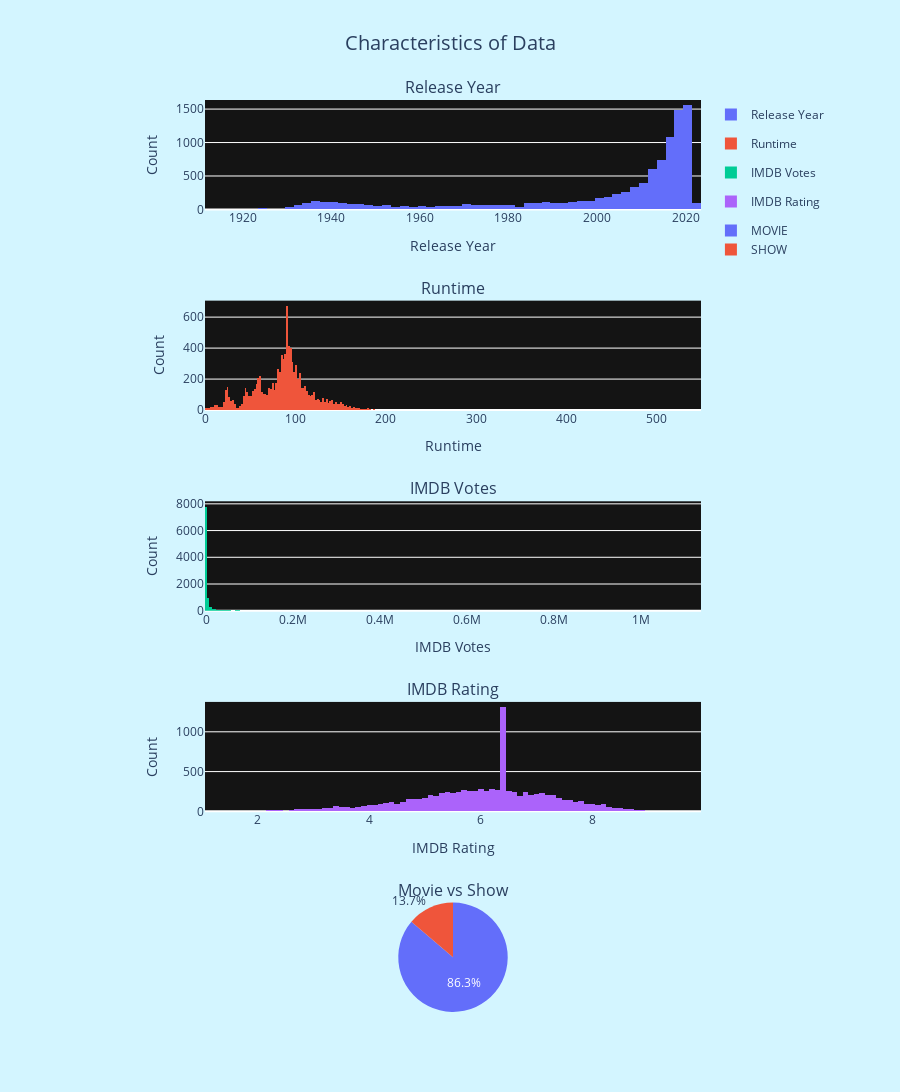

Write notebook code for a chart like this one.
### Markdown cell above
### Distribution of Characteristics of Data

### Code cell
fig = sp.make_subplots(
    rows = 5,
    cols = 1,
    subplot_titles=['Release Year',
                    'Runtime',
                    'IMDB Votes',
                    'IMDB Rating',
                    'Movie vs Show'],
    specs = [[{'type':'histogram'}],
             [{'type':'histogram'}],
             [{'type':'histogram'}],
             [{'type':'histogram'}],
             [{'type':'pie'}]]
)

release_year = go.Histogram(
    x=title.release_year,
    name = 'Release Year',
    legendgroup='Release Year'
)

runtime = go.Histogram(
    x=title.runtime,
    name = 'Runtime',
    legendgroup='Runtime'
)

imdb_votes = go.Histogram(
    x=title.imdb_votes,
    name = 'IMDB Votes',
    legendgroup='IMDB Votes'
)

imdb_rating = go.Histogram(
    x=title.imdb_score,
    name = 'IMDB Rating',
    legendgroup='IMDB Rating'
)

type_counts = title.type.value_counts().to_dict()
movie_show = go.Pie(
    labels=list(type_counts.keys()),
    values=list(type_counts.values()),
    name='Types',
    hoverinfo='label+value+percent',
    legendgroup='Types'
)

fig.add_trace(release_year, row=1,col=1)
fig.update_xaxes(title_text='Release Year',row=1,col=1)
fig.update_yaxes(title_text='Count',row=1,col=1)

fig.add_trace(runtime,row=2,col=1)
fig.update_xaxes(title_text='Runtime',row=2,col=1)
fig.update_yaxes(title_text='Count',row=2,col=1)

fig.add_trace(imdb_votes,row=3,col=1)
fig.update_xaxes(title_text='IMDB Votes',row=3,col=1)
fig.update_yaxes(title_text='Count',row=3,col=1)

fig.add_trace(imdb_rating,row=4,col=1)
fig.update_xaxes(title_text='IMDB Rating',row=4,col=1)
fig.update_yaxes(title_text='Count',row=4,col=1)

fig.add_trace(movie_show,row=5,col=1)

fig.update_layout(
    template='plotly',
    height=2000
)

fig.update(
    layout_title_text="Characteristics of Data",
    layout_title_font_size = 20,
    layout_title_x=0.5,
    layout_paper_bgcolor='rgb(211,245,255)',
    layout_plot_bgcolor='rgb(20,20,20)'
)

fig.show()

### Figure 1 — Plotly figure (JSON) as saved in the notebook; plotly's stock layout.template omitted (floating-point values rounded to 4 significant figures; data arrays with more than 128 entries replaced by an {"elided": "..."} marker saying what was removed)
{"data": [{"legendgroup": "Release Year", "name": "Release Year", "x": {"elided": "9871 int values"}, "type": "histogram", "xaxis": "x", "yaxis": "y"}, {"legendgroup": "Runtime", "name": "Runtime", "x": {"elided": "9871 int values"}, "type": "histogram", "xaxis": "x2", "yaxis": "y2"}, {"legendgroup": "IMDB Votes", "name": "IMDB Votes", "x": {"elided": "9871 float values"}, "type": "histogram", "xaxis": "x3", "yaxis": "y3"}, {"legendgroup": "IMDB Rating", "name": "IMDB Rating", "x": {"elided": "9871 float values"}, "type": "histogram", "xaxis": "x4", "yaxis": "y4"}, {"hoverinfo": "label+value+percent", "labels": ["MOVIE", "SHOW"], "legendgroup": "Types", "name": "Types", "values": [8514, 1357], "type": "pie", "domain": {"x": [0.0, 1.0], "y": [0.0, 0.12]}}], "layout": {"xaxis": {"anchor": "y", "domain": [0.0, 1.0], "title": {"text": "Release Year"}}, "yaxis": {"anchor": "x", "domain": [0.88, 1.0], "title": {"text": "Count"}}, "xaxis2": {"anchor": "y2", "domain": [0.0, 1.0], "title": {"text": "Runtime"}}, "yaxis2": {"anchor": "x2", "domain": [0.66, 0.78], "title": {"text": "Count"}}, "xaxis3": {"anchor": "y3", "domain": [0.0, 1.0], "title": {"text": "IMDB Votes"}}, "yaxis3": {"anchor": "x3", "domain": [0.44, 0.56], "title": {"text": "Count"}}, "xaxis4": {"anchor": "y4", "domain": [0.0, 1.0], "title": {"text": "IMDB Rating"}}, "yaxis4": {"anchor": "x4", "domain": [0.22, 0.34], "title": {"text": "Count"}}, "annotations": [{"font": {"size": 16}, "showarrow": false, "text": "Release Year", "x": 0.5, "xanchor": "center", "xref": "paper", "y": 1.0, "yanchor": "bottom", "yref": "paper"}, {"font": {"size": 16}, "showarrow": false, "text": "Runtime", "x": 0.5, "xanchor": "center", "xref": "paper", "y": 0.78, "yanchor": "bottom", "yref": "paper"}, {"font": {"size": 16}, "showarrow": false, "text": "IMDB Votes", "x": 0.5, "xanchor": "center", "xref": "paper", "y": 0.56, "yanchor": "bottom", "yref": "paper"}, {"font": {"size": 16}, "showarrow": false, "text": "IMDB Rating", "x": 0.5, "xanchor": "center", "xref": "paper", "y": 0.34, "yanchor": "bottom", "yref": "paper"}, {"font": {"size": 16}, "showarrow": false, "text": "Movie vs Show", "x": 0.5, "xanchor": "center", "xref": "paper", "y": 0.12, "yanchor": "bottom", "yref": "paper"}], "height": 2000, "title": {"font": {"size": 20}, "text": "Characteristics of Data", "x": 0.5}, "paper_bgcolor": "rgb(211,245,255)", "plot_bgcolor": "rgb(20,20,20)"}}
